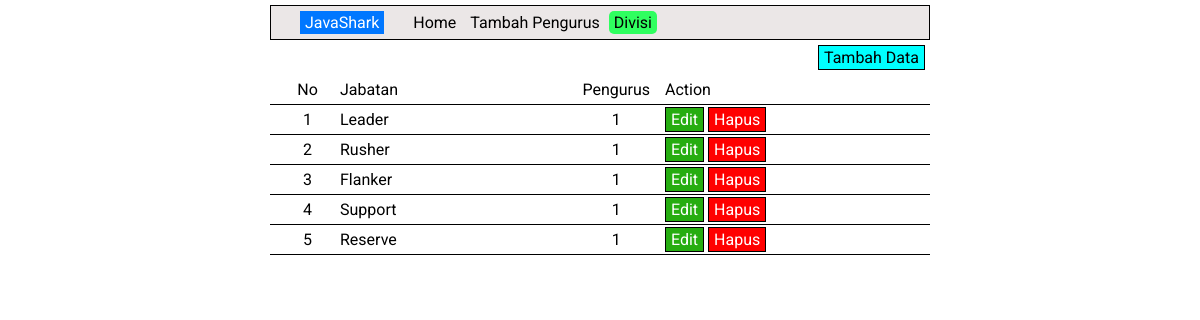
Page /divisi.php?div_bid=1 on the committed database.
### tables this page shows
CREATE TABLE `divisi` (
  `id_divisi` int(11) NOT NULL,
  `nama_divisi` varchar(50) NOT NULL
);

CREATE TABLE `bidang_divisi` (
  `id_bidang` int(11) NOT NULL,
  `jabatan` varchar(50) NOT NULL,
  `id_divisi` int(11) NOT NULL
);

### conf.php (called while the page is built)
<?php
$db_host = "localhost";
$db_user = "root";
$db_pass = "";
$db_name = "prak_dpbo_2";
?>

### includes/DB.class.php (called while the page is built, shortened)
<?php
class DB
{
    var $db_host = "";
    var $db_user = "";
    var $db_pass = "";
    var $db_name = "";
    var $db_link;
    var $result;
    function DB($db_host = '', $db_user = '', $db_pass = '', $db_name = '')
    {
        $this->db_host = $db_host;
        $this->db_user = $db_user;
        $this->db_pass = $db_pass;
        $this->db_name = $db_name;
    }
    function open()
    {
        $this->db_link = mysqli_connect($this->db_host, $this->db_user, $this->db_pass, $this->db_name);
    }
    function execute($query = "")
    {
        $this->result = mysqli_query($this->db_link, $query);
        return $this->result;
    }
    function getResult()
    {
        $rows = [];
        while($row = mysqli_fetch_assoc($this->result)) $rows[] = $row;
        return $rows;
    }
}
?>

### includes/Divisi.class.php (called while the page is built, shortened)
<?php
class Divisi extends DB
{
    function getDivisi($id)
    {
        $query = "SELECT * FROM divisi WHERE id_divisi=$id";
        return $this->execute($query);
    }
    function getBidangAll($id)
    {
        $query = "SELECT * FROM bidang_divisi WHERE id_divisi=$id";
        return $this->execute($query);
    }
    function countRowBidang($id)
    {
        $query = "SELECT COUNT(*) FROM pengurus WHERE id_bidang=$id";
        return $this->execute($query);
    }
}

### divisi.php (the view, shortened to what this page needs)
<?php
include("conf.php");
include("includes/Template.class.php");
include("includes/DB.class.php");
include("includes/Divisi.class.php");
$divisi = new Divisi($db_host, $db_user, $db_pass, $db_name);
$divisi->open();
if(isset($_GET["div_bid"]))
{
    $divisi->getBidangAll($_GET["div_bid"]);
    $result = $divisi->getResult();
    $divisi->getDivisi($_GET["div_bid"]);
}
else
{
    $divisi->getDivisiAll();
    $result = $divisi->getResult();
}
$data = null; $no = 1;
foreach ($result as $list) {
    if(!isset($_GET["div_bid"]))
    {
        $divisi->countRowDivisi($list["id_divisi"]);
        $total = $divisi->getResult()[0]["COUNT(*)"];
        $data .= "<div class='table'>
                    <p>" . $no++ . "</p>
                    <p>" . $list["nama_divisi"] . "</p>
                    <p>" . $total . "</p>
                    <div class='action'>
                        <a href='create_divisi.php?id_divisi=" . $list["id_divisi"] . "'>Edit</a>
                        <a href='divisi.php?id_hapus=" . $list["id_divisi"] . "'>Hapus</a>
                        <a href='index.php?id_divisi=" . $list["id_divisi"] . "'>Anggota</a>
                        <a href='divisi.php?div_bid=" . $list["id_divisi"] . "'>Bidang</a>
                    </div>
                </div>";
    }
    else
    {
        $divisi->countRowBidang($list["id_bidang"]);
        $total = $divisi->getResult()[0]["COUNT(*)"];
        $data .= "<div class='table'>
                    <p>" . $no++ . "</p>
                    <p>" . $list["jabatan"] . "</p>
                    <p>" . $total . "</p>
                    <div class='action'>
                        <a href='create_divisi.php?div_bid=" . $list["id_divisi"] . "&id_bidang=" . $list["id_bidang"] . "'>Edit</a>
                        <a href='divisi.php?div_bid=" . $list["id_divisi"] . "&id_hapus=" . $list["id_bidang"] . "'>Hapus</a>
                    </div>
                </div>";
    }
}

### includes/Template.class.php (shortened to what this page needs)
<?php
class Template
{
    var $content = '';
    function __construct($filename='')
    {
        $this->content = implode('', @file($filename));
    }
    function clear()
    {
        $this->content = preg_replace("/DATA_[A-Z|_|0-9]+/", "", $this->content);
    }
    function write()
    {
        print $this->content;
    }
    function replace($old = '', $new = '')
    {
        if (is_int($new)) {
            $value = sprintf("%d", $new);
        }
        elseif (is_float($new)) {
            $value = sprintf("%f", $new);
        }
        elseif (is_array($new)) {
            $value = '';
            foreach ($new as $item) {
                $value .= $item. ' ';
            }
        }
        else {
            $value = $new;
        }
        $this->content = preg_replace("/$old/", $value, $this->content);
    }
}
?>

### rows in the picture
divisi: nama_divisi "JavaShark Home Tambah Pengurus Divisi Tambah Data No Jabatan Pengurus Action"
bidang_divisi: jabatan "Leader", total "1"
bidang_divisi: jabatan "Rusher", total "1"
bidang_divisi: jabatan "Flanker", total "1"
bidang_divisi: jabatan "Support", total "1"
bidang_divisi: jabatan "Reserve", total "1"
